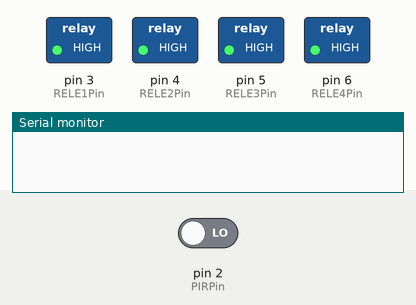
Simulated run of this sketch. Board: Arduino Uno, built with avr-gcc and run on an emulated ATmega328P. Shown: switched loads named in the sketch (green lamp = pin HIGH), the last lines printed to the serial monitor. The test bench sets the inputs (shaded band); at power-on: pin 2 (PIRPin) LOW.

Above: at 2.8 s.
2.9 s: pin 2 (PIRPin) driven HIGH
At 4.5 s:
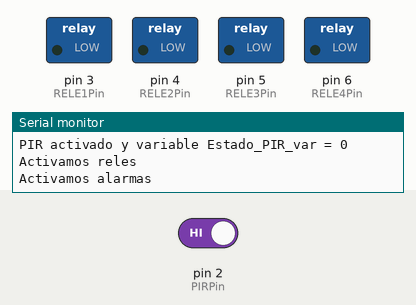
Timing chart, 0 to 6.0 s (numbered marks = the images above; inputs shaded):
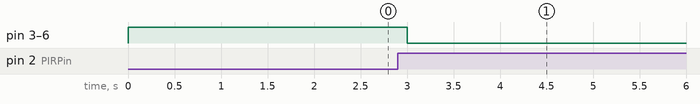

The sketch:

timer_pir.ino
```cpp
/*
 * Programa para el cuartito de Papa
 *
 * Tiempo de 10 minutos sin movimiento
 * se apaga todo, si se mueve durante la luz encendida
 * se activa de nuevo el timer de apagado
 *
 * Zacaruca Software 25/08/2016
 *
 * Version 1 Estable + git
 */
#include <TimeLib.h>
#include <TimeAlarms.h>

// Declaracion de variables
const byte RELE1Pin = 3;        // pin para el LED
const byte RELE2Pin = 4;        // pin para el LED
const byte RELE3Pin = 5;        // pin para el LED
const byte RELE4Pin = 6;        // pin para el LED
const byte PIRPin = 2;          // pin de entrada (for PIR sensor)
bool Estado_PIR_var = false;

AlarmId id_timer_estado_pir;
AlarmId id_timer_luz;

void setup() {
  // tipo de pin output o input
  pinMode(RELE1Pin, OUTPUT);
  pinMode(RELE2Pin, OUTPUT);
  pinMode(RELE3Pin, OUTPUT);
  pinMode(RELE4Pin, OUTPUT);
  pinMode(PIRPin, INPUT);


  Serial.begin(9600);
  while (!Serial) ; // wait for Arduino Serial Monitor

  // create timers, to trigger relative to when they're created
  id_timer_estado_pir = Alarm.timerRepeat(6, Estado_PIR_leer);           // timer for every 6 seconds
  id_timer_luz = Alarm.timerRepeat(10 * 60, Apaga_Luz);       // timer for every 10 minutos
  Alarm.disable(id_timer_estado_pir);
  Alarm.disable(id_timer_luz);
  //apagamos los reles
  salidas_reles(HIGH);
}


void loop() {
  if  (Estado_PIR() == 1 && Estado_PIR_var == false) {
    Serial.print("PIR activado y variable Estado_PIR_var = ");
    Serial.println(Estado_PIR_var);
    //activamos los reles
    Serial.println("Activamos reles");
    salidas_reles(LOW);
    //la ponemos a true para que entre en el aranque y solo entre cuando el timer de apagado la establezca a false
    Estado_PIR_var = true;
    Serial.println("Activamos alarmas");
    Alarm.enable(id_timer_estado_pir);
    Alarm.enable(id_timer_luz);
  }
  Alarm.delay(1000); // wait one second between clock display
}

void Estado_PIR_leer() {
  Serial.println("TIMER PIR --->  Leyendo estado del PIR");
  if (Estado_PIR() == 1) {

    Serial.println("PIR     M O T I O N");
    Estado_PIR_var = true;
    Alarm.disable(id_timer_luz);
    delay(250);
    Alarm.enable(id_timer_luz);
  } else  {
    Serial.println("PIR    N  O      MOTION");
  }

}

void Apaga_Luz() {
  Serial.println("TIMER APAGADO --->  Se apago todo");
  //apagamos los reles
  salidas_reles(HIGH);
  //marcamos pir en false para iniciar de nuevo
  Estado_PIR_var = false;
  //disable los timer para empezar de nuevo
  Alarm.disable(id_timer_estado_pir);
  Alarm.disable(id_timer_luz);
}
bool Estado_PIR() {
  if (digitalRead(PIRPin) == 1 ) {
    return true;
  } else {
    return false;
  }
}

void salidas_reles(int estado)
{
  digitalWrite(RELE1Pin, estado);  //LED ON
  digitalWrite(RELE2Pin, estado);  //LED ON
  digitalWrite(RELE3Pin, estado);  //LED ON
  digitalWrite(RELE4Pin, estado);  //LED ON
}
```

Measured:
- after the input at 2.9 s, pin 3 (RELE1Pin), pin 4 (RELE2Pin), pin 5 (RELE3Pin), pin 6 (RELE4Pin): HIGH → LOW after 0.10 s
